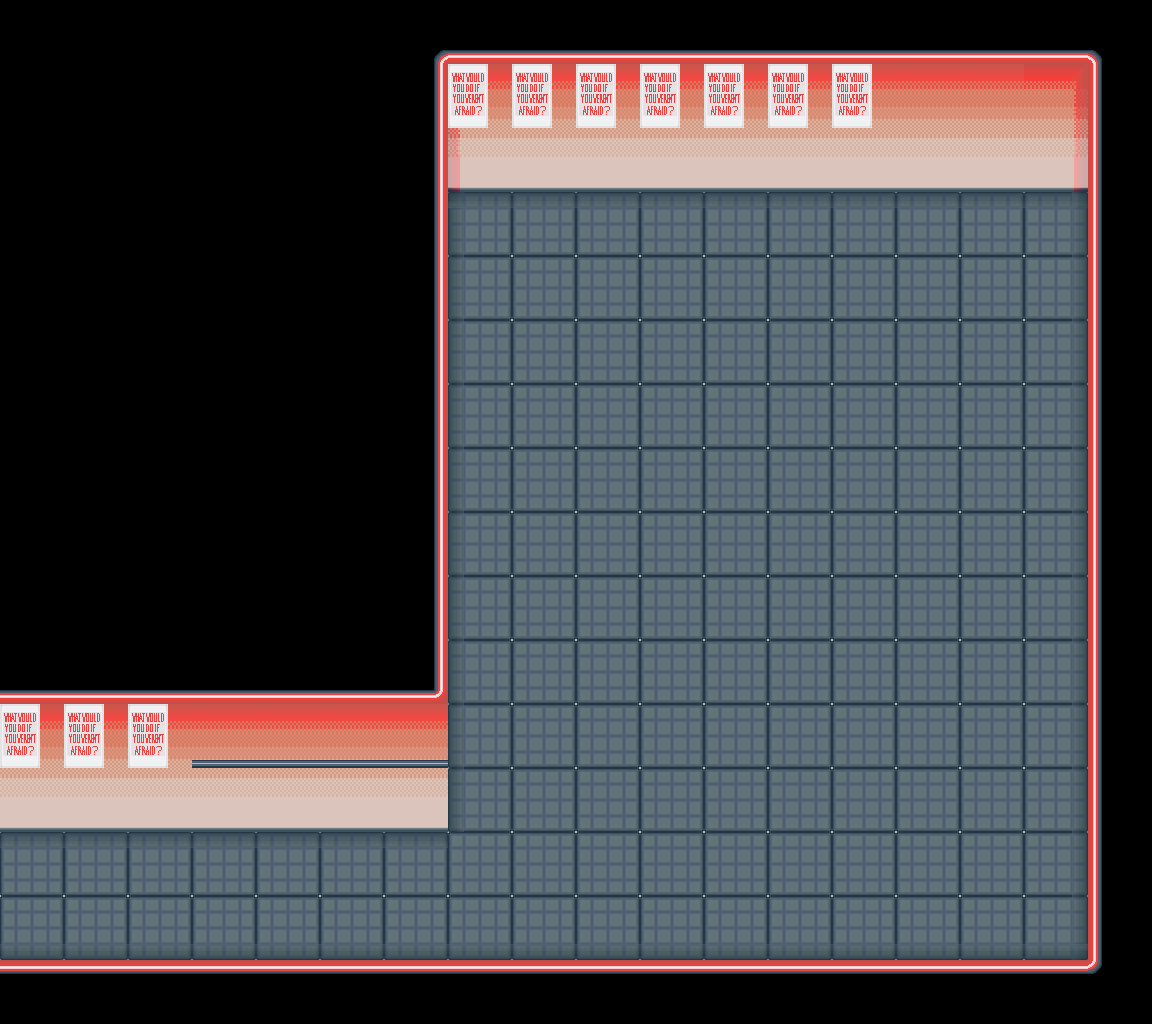

Rendered tile map (Tiled .tmx) drawn with the repository's tilesets; below, a short description and the full map source, tile grids included:
An orthogonal 18x16 tile map with 64x64 px tiles, 2 tile layers (Base, Embellish) and 10 objects (ExitDoor, BossRoom, LaserDoor).

<map version="1.10" tiledversion="1.11.2" orientation="orthogonal" renderorder="right-down" width="18" height="16" tilewidth="64" tileheight="64" infinite="0" nextlayerid="8" nextobjectid="17">
 <editorsettings>
  <export target="level5.tmj" format="json" />
 </editorsettings>
 <tileset firstgid="1" source="atticusWalls.tsx" />
 <layer id="1" name="Base" width="18" height="16">
  <data encoding="csv">
0,0,0,0,0,0,32,29,29,29,29,29,29,29,29,29,29,33,
0,0,0,0,0,0,31,0,0,0,0,0,0,0,0,0,0,28,
0,0,0,0,0,0,31,4,8,8,8,8,8,8,8,8,9,28,
0,0,0,0,0,0,31,11,6,6,6,6,6,6,6,6,12,28,
0,0,0,0,0,0,31,5,7,7,7,7,7,7,7,7,10,28,
0,0,0,0,0,0,31,5,7,7,7,7,7,7,7,7,10,28,
0,0,0,0,0,0,31,5,7,7,7,7,7,7,7,7,10,28,
0,0,0,0,0,0,31,5,7,7,7,7,7,7,7,7,10,28,
0,0,0,0,0,0,31,5,7,7,7,7,7,7,7,7,10,28,
0,0,0,0,0,0,31,5,7,7,7,7,7,7,7,7,10,28,
29,29,29,29,29,29,30,5,7,7,7,7,7,7,7,7,10,28,
0,0,0,0,0,0,0,5,7,7,7,7,7,7,7,7,10,28,
8,8,8,8,8,8,8,5,7,7,7,7,7,7,7,7,10,28,
6,6,6,6,6,6,6,7,7,7,7,7,7,7,7,7,10,28,
1073741830,1073741830,2,2,2,2,2,2,2,2,2,2,2,2,2,2,3,28,
1073741853,1073741853,1073741853,1073741853,1073741853,1073741853,1073741853,1073741853,1073741853,1073741853,1073741853,1073741853,1073741853,1073741853,1073741853,1073741853,1073741853,1073741857
</data>
 </layer>
 <layer id="5" name="Embellish" width="18" height="16">
  <data encoding="csv">
0,0,0,0,0,0,0,0,0,0,0,0,0,0,0,0,0,0,
0,0,0,0,0,0,0,25,25,25,25,25,25,25,0,0,0,0,
0,0,0,0,0,0,0,0,0,0,0,0,0,0,0,0,0,0,
0,0,0,0,0,0,0,0,0,0,0,0,0,0,0,0,0,0,
0,0,0,0,0,0,0,0,0,0,0,0,0,0,0,0,0,0,
0,0,0,0,0,0,0,0,0,0,0,0,0,0,0,0,0,0,
0,0,0,0,0,0,0,0,0,0,0,0,0,0,0,0,0,0,
0,0,0,0,0,0,0,0,0,0,0,0,0,0,0,0,0,0,
0,0,0,0,0,0,0,0,0,0,0,0,0,0,0,0,0,0,
0,0,0,0,0,0,0,0,0,0,0,0,0,0,0,0,0,0,
0,0,0,0,0,0,0,0,0,0,0,0,0,0,0,0,0,0,
25,25,25,37,37,37,37,0,0,0,0,0,0,0,0,0,0,0,
0,0,0,0,0,0,0,0,0,0,0,0,0,0,0,0,0,0,
0,0,0,0,0,0,0,0,0,0,0,0,0,0,0,0,0,0,
0,0,0,0,0,0,0,0,0,0,0,0,0,0,0,0,0,0,
0,0,0,0,0,0,0,0,0,0,0,0,0,0,0,0,0,0
</data>
 </layer>
 <objectgroup id="7" name="objects">
  <object id="15" type="ExitDoor" gid="19" x="960" y="128" width="64" height="64" />
 </objectgroup>
 <objectgroup id="6" name="playerSpawn" visible="0">
  <object id="1" x="128" y="832">
   <point />
  </object>
 </objectgroup>
 <objectgroup id="2" name="rooms">
  <object id="3" name="bossRoom" type="BossRoom" x="448" y="128" width="640" height="832">
   <properties>
    <property name="bossType" value="druck" />
    <property name="problemSlug" value="two-sum" />
   </properties>
  </object>
 </objectgroup>
 <objectgroup id="3" name="walls" visible="0">
  <object id="8" x="0" y="640" width="448" height="128" />
  <object id="9" x="384" y="0" width="64" height="640" />
  <object id="10" x="448" y="0" width="640" height="128" />
  <object id="11" x="1088" y="0" width="64" height="1024" />
  <object id="12" x="0" y="960" width="1088" height="64" />
  <object id="14" x="0" y="768" width="64" height="192" />
 </objectgroup>
 <objectgroup id="4" name="doors">
  <object id="16" type="LaserDoor" x="192" y="768" width="256" height="192" visible="0">
   <properties>
    <property name="pin" type="int" value="0" />
   </properties>
  </object>
 </objectgroup>
</map>
